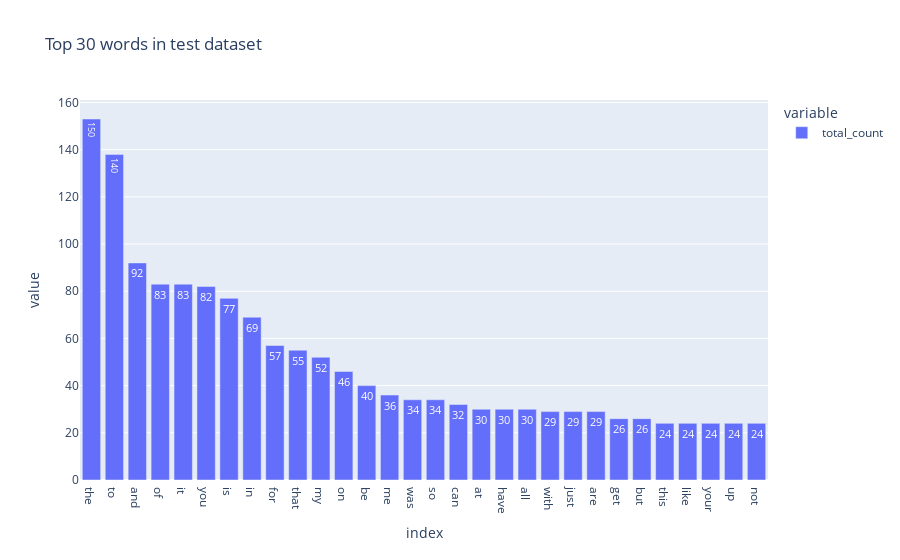

The notebook cell this image was saved under:
### Code cell
X_counts = count_vect.fit_transform(test_df.text)

freq_df = pd.DataFrame(X_counts.toarray())
freq_df.columns = count_vect.get_feature_names_out()
plot_df = freq_df.T                                              
plot_df['total_count'] = plot_df.sum(axis=1)
plot_df = plot_df.sort_values(by='total_count', ascending=False) 
plot_sr = plot_df['total_count']                                 

fig = px.bar(plot_sr[:30], text_auto='.2s', title='Top 30 words in test dataset')
fig.show()

### Figure 1 — Plotly figure (JSON) as saved in the notebook; plotly's stock layout.template omitted (floating-point values rounded to 4 significant figures)
{"data": [{"alignmentgroup": "True", "hovertemplate": "variable=total_count<br>index=%{x}<br>value=%{y}<extra></extra>", "legendgroup": "total_count", "marker": {"color": "#636efa", "pattern": {"shape": ""}}, "name": "total_count", "offsetgroup": "total_count", "orientation": "v", "showlegend": true, "textposition": "auto", "texttemplate": "%{y:.2s}", "type": "bar", "x": ["the", "to", "and", "of", "it", "you", "is", "in", "for", "that", "my", "on", "be", "me", "was", "so", "can", "at", "have", "all", "with", "just", "are", "get", "but", "this", "like", "your", "up", "not"], "xaxis": "x", "y": [153, 138, 92, 83, 83, 82, 77, 69, 57, 55, 52, 46, 40, 36, 34, 34, 32, 30, 30, 30, 29, 29, 29, 26, 26, 24, 24, 24, 24, 24], "yaxis": "y"}], "layout": {"barmode": "relative", "legend": {"title": {"text": "variable"}, "tracegroupgap": 0}, "title": {"text": "Top 30 words in test dataset"}, "xaxis": {"anchor": "y", "domain": [0, 1], "title": {"text": "index"}}, "yaxis": {"anchor": "x", "domain": [0, 1], "title": {"text": "value"}}}}
